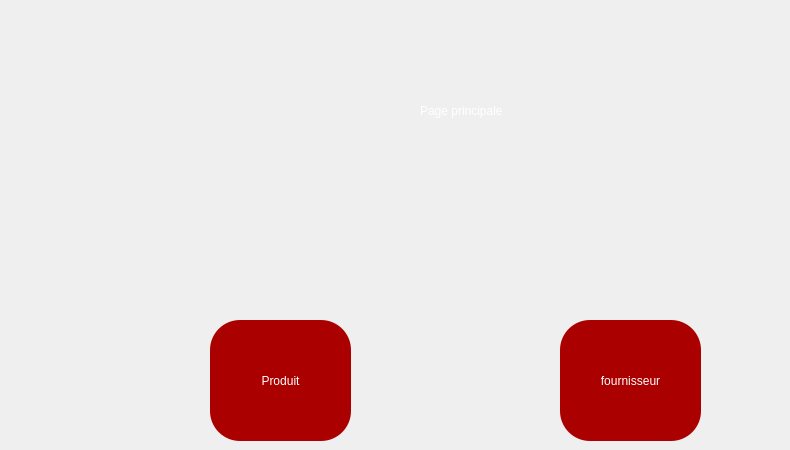
    <widget class="QWidget" name="home">
     <widget class="QToolButton" name="toolButton">
      <property name="geometry">
       <rect>
        <x>210</x>
        <y>320</y>
        <width>141</width>
        <height>121</height>
       </rect>
      </property>
      <property name="styleSheet">
       <string notr="true">color: rgb(255, 255, 255);
border-radius: 30px;
background-color: rgb(170, 0, 0);
font: 20pt &quot;MV Boli&quot;;
</string>
      </property>
      <property name="text">
       <string>Produit</string>
      </property>
     </widget>
     <widget class="QToolButton" name="toolButton_2">
      <property name="geometry">
       <rect>
        <x>560</x>
        <y>320</y>
        <width>141</width>
        <height>121</height>
       </rect>
      </property>
      <property name="styleSheet">
       <string notr="true">color: rgb(255, 255, 255);
border-radius: 30px;
background-color: rgb(170, 0, 0);
font: 20pt &quot;MV Boli&quot;;
</string>
      </property>
      <property name="text">
       <string>fournisseur</string>
      </property>
     </widget>
     <widget class="QLabel" name="label_6">
      <property name="geometry">
       <rect>
        <x>420</x>
        <y>60</y>
        <width>361</width>
        <height>101</height>
       </rect>
      </property>
      <property name="styleSheet">
       <string notr="true">font:40pt &quot;MV Boli&quot;;
color: rgb(255, 255, 255);</string>
      </property>
      <property name="text">
       <string>Page principale</string>
      </property>
     </widget>
    </widget>
